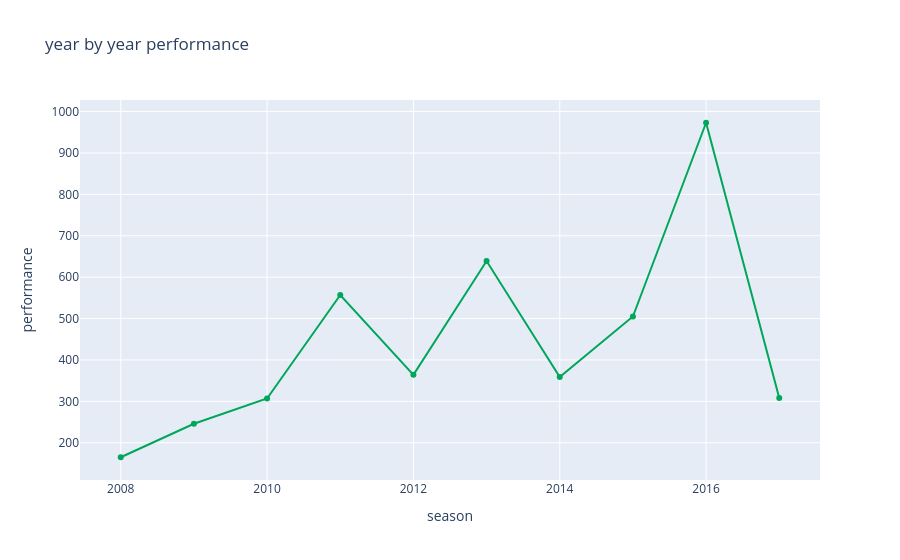

Notebook code cell kept with this figure:
### Code cell
trace=go.Scatter(x=performance['season'],y=performance['batsman_runs'],mode='lines+markers',marker={'color':'#00a65a'})
data=[trace]
layout=go.Layout(title='year by year performance',xaxis={'title':'season'},yaxis={'title':'performance'})
fig=go.Figure(data=data,layout=layout)
fig.show()

### Figure 1 — Plotly figure (JSON) as saved in the notebook; plotly's stock layout.template omitted (floating-point values rounded to 4 significant figures)
{"data": [{"marker": {"color": "#00a65a"}, "mode": "lines+markers", "type": "scatter", "x": [2008, 2009, 2010, 2011, 2012, 2013, 2014, 2015, 2016, 2017], "y": [165, 246, 307, 557, 364, 639, 359, 505, 973, 308]}], "layout": {"title": {"text": "year by year performance"}, "xaxis": {"title": {"text": "season"}}, "yaxis": {"title": {"text": "performance"}}}}
